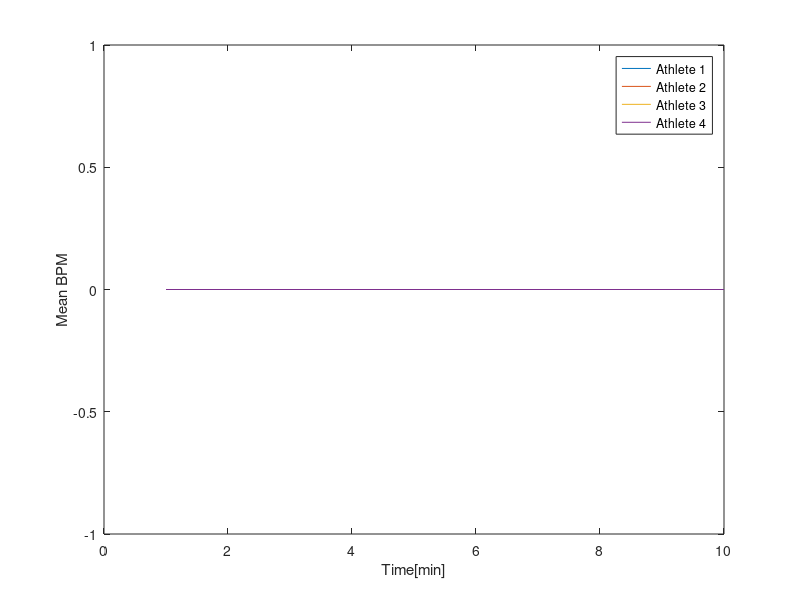
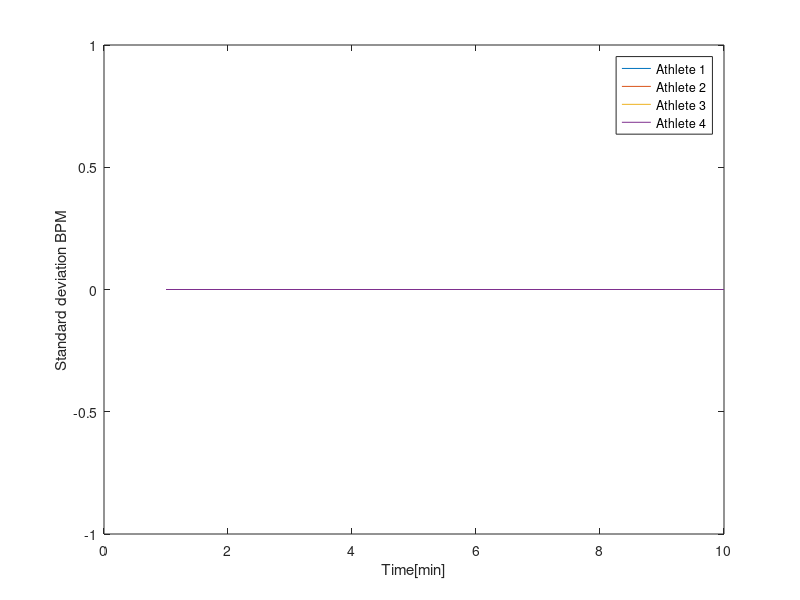

The MATLAB script that drew these images, in order:
close all; clc;
dd = dir('dataB/*.mat');
Nfiles = length(dd);

nMin = 10;
NN = 7680*nMin; % Length of Data to analyze and plot
offset = 4000; %Offset into the dataset

fs = 128;
allMeans = zeros(4,nMin);
allSd = zeros(4,nMin);

for ff = 1:Nfiles
    load(['dataB/',dd(ff).name]);
    x0 = data(offset+(1:NN),1); % To analyze all the data, not NN 
    R = reshape(x0,7680,[]);

%     numberMinutes = round(length(x0)/7680); 
    onePersonMean = zeros(nMin,1);
    onePersonSd = zeros(nMin,1);

    for i = 1:nMin%numberMinutes-1
        M = 3;
        p = 3;
        m0 = M;
%         x = x0(((i-1)*7680)+1:i*7680);
        x = R(:,i);

        % Filter the baseline wander
        [b,a] = butter(3,0.6/(fs/2),"high");
        x0filtered = filter(b,a,x);
    
        % Here is a lmfir_diff filter designed (needs to be completed)
        h1diff = lmfir_diff(@monofun,@monoderfun,p,M,m0);
        y1diff = filter(h1diff,1,x0filtered); 
        
    %     y1diff = x0filtered; % uncomment this if directly peak-find on ECG trace.
%         figure;
%         plot([y1diff 0.1*x0filtered])
%         hold on
        % You need to set MPH and MPD to some good values....
        MPH = 0.05; 
        MPD = 75;
        [p,r_indices] = findpeaks(y1diff,'MinPeakHeight',MPH,'MinPeakDistance',MPD);
%         plot(r_indices,p,'hr')
%         hold off

        % Calculate RR intervals
        
        rr = diff(r_indices);
        rrmean = mean(rr); % We calculate the mean to use it for the outliers
        % Task 3: We use neighbour data
        for j=1:length(rr)
            if rr(j)>120 % Outliers frequencies that gives too low BPMs
                rr(j) = rrmean;
            end
        end

        onePersonMean(i) = rrmean;
        onePersonSd(i) = std(rr);
                
%         figure;
        % Task 4
%         plot(r_indices(1:end-1)/fs,(1./rr)*fs*60)
%         xlabel('Time[s]'); ylabel('Beats per minute')
%         pause
    end

    allMeans(ff,:) = onePersonMean;
    allSd(ff,:) = onePersonSd;

end 

figure; plot(allMeans'); legend('Athlete 1','Athlete 2','Athlete 3','Athlete 4'); ylabel('Mean BPM'); xlabel('Time[min]')
figure; plot(allSd'); legend('Athlete 1','Athlete 2','Athlete 3','Athlete 4'); ylabel('Standard deviation BPM'); xlabel('Time[min]')

function f = monofun(i,m) 
    if i==0
        f = 1;
    elseif i==1
        f = m;
    elseif i>0
        f = m^i;
    else
        error('i must be a positive integer');
    end
end

function fd = monoderfun(i,m) 
    if i==0
        fd = 0;
    elseif i==1
        fd = 1;
    elseif i>1
        fd = i*(m^(i-1));
    else
        error('i must be a positive integer');
    end
end
